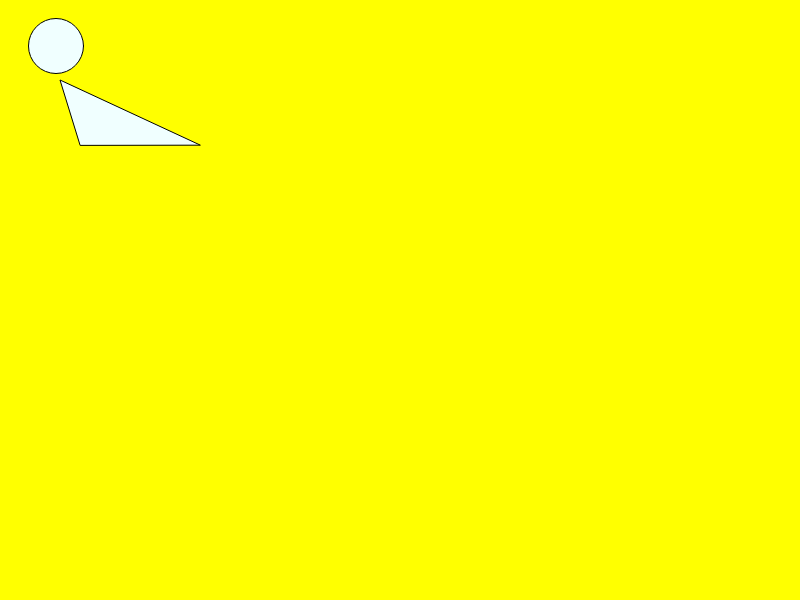
Frame 1 (no input)
Frame 60 (no input): identical to frame 1, image omitted
Frame 120 (the mouse pressed at the canvas centre since frame 60): identical to frame 1, image omitted

The p5.js sketch that drew this single still picture (run headless with seeded random() and noise() and a simulated clock; from frame 60 on, the mouse is pressed at the canvas centre):

// p5.js sketch
// ── sketch.js
function setup() {
createCanvas(displayWidth,displayHeight);
}

function draw() {
  background(255, 255, 0);
  fill(240, 255, 255); 
  ellipse(56, 46, 55, 55);
  triangle(80, 145, 60, 80, 200, 145);
}
